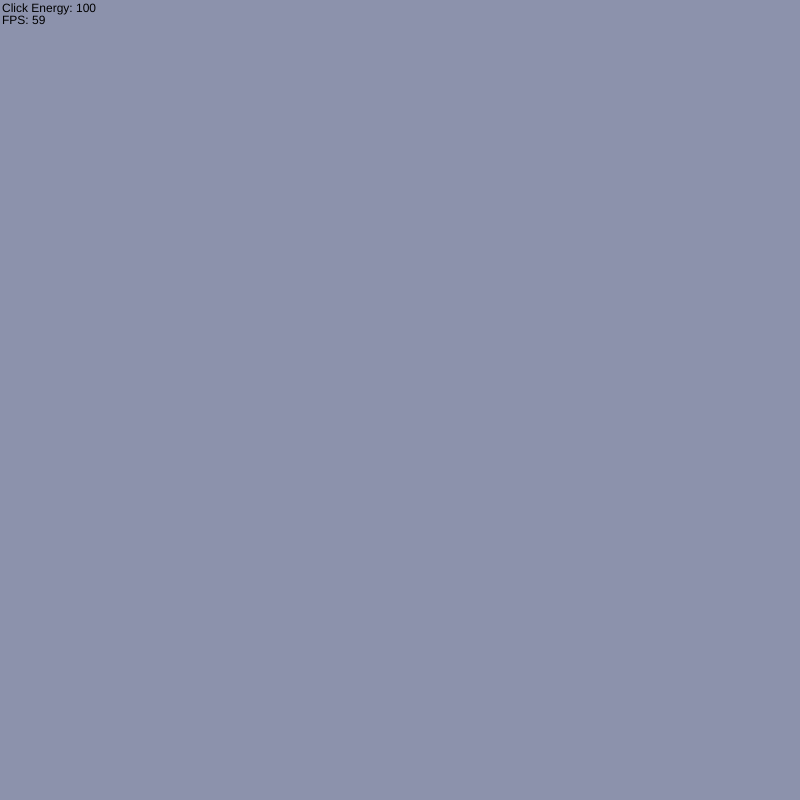
Frame 1 (no input)
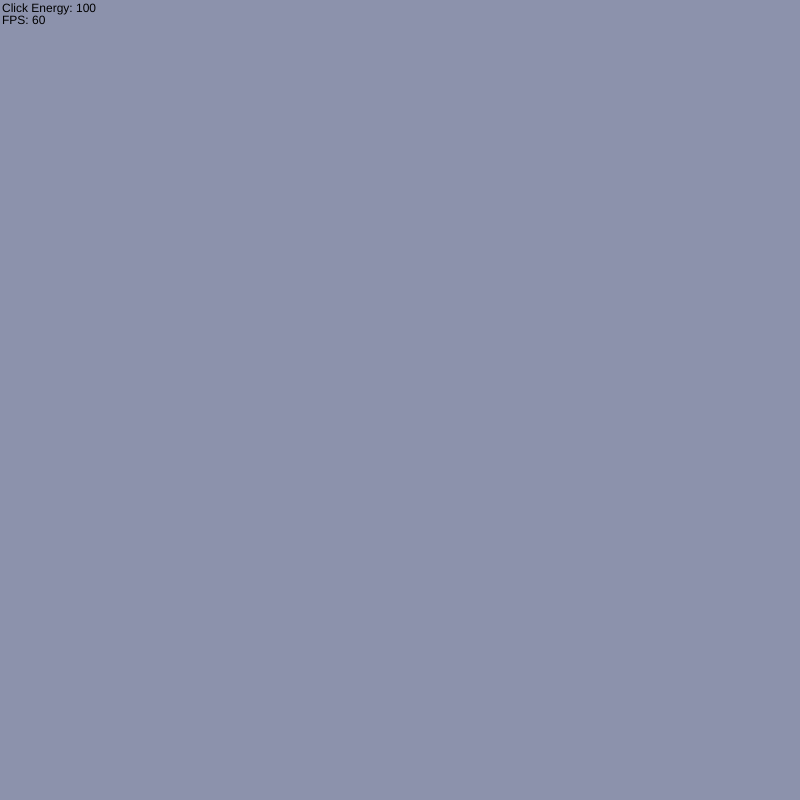
Frame 60 (no input)
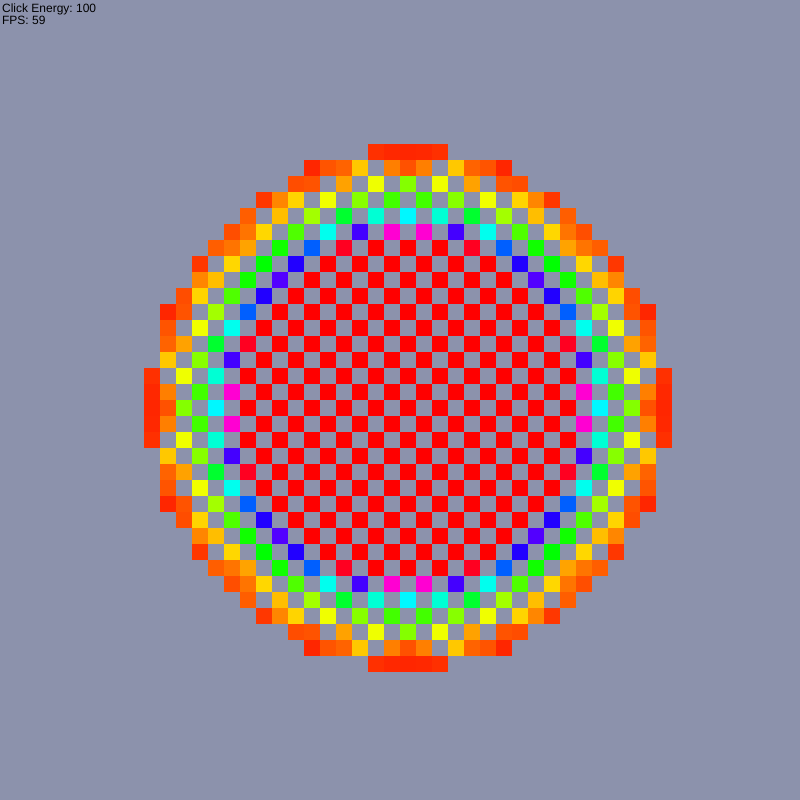
Frame 120 (the mouse pressed at the canvas centre since frame 60)

The p5.js sketch that drew these frames (run headless with seeded random() and noise() and a simulated clock; from frame 60 on, the mouse is pressed at the canvas centre):

// p5.js sketch
// ── sketch.js
let world;
let controlEnergy = 100;

function setup() {
  createCanvas(800, 800);
  frameRate(60);
  world = new World();
  noSmooth();
  noStroke();
  colorMode(HSB, 100);
}

function drawInfo() {
  fill(0);
  text("Click Energy: " + controlEnergy, 2, 12);
  text("FPS: " + int(frameRate()), 2, 24);
}

function mouseContorls() {
  if (mouseIsPressed) {
    const x = Math.floor(mouseX / (width / world.gridSize));
    const y = Math.floor(mouseY / (height / world.gridSize));
    world.add(x, y, controlEnergy);
  }
}

function draw() {
  world.draw();
  drawInfo();
  mouseContorls();
  world.update();
}

function keyPressed() {
  switch (key.toLowerCase()) {
    case "c":
    case "с":
      world.fill(0);
      break;
    case "r":
    case "к":
      world.fillRandom();
      break;
    case "p":
    case "з":
      world.pause();
      break;
  }
}

function mouseWheel(event) {
  controlEnergy -= event.delta / 100;
}
// ── World.js
class World {
    constructor(gridSize = 50) {
        this.gridSize = gridSize;
        this.rectSize = width / gridSize;
        this.buffer_size = gridSize * gridSize;
        this.buffer_new = new Array(this.buffer_size).fill(0);
        this.buffer_old = this.buffer_new.slice(); // slice used for copy an array
        this.paused = false;
        this.neighboursCoords = [+this.gridSize, -this.gridSize, +1, -1];
        this.magic = 0.04;
    }

    add(x, y, value) {
        this.buffer_new[x + this.gridSize * y] += value;
    }

    update() {
        if (this.paused) return;
        for (let i = 0; i < this.buffer_size; ++i) {
            const div = this.buffer_old[i] / this.neighboursCoords.length;
            if (div >= this.magic) {
                this.buffer_new[i] = 0;
                for (let coord of this.neighboursCoords) {
                    let index = i + coord;
                    if (index > this.buffer_size) index -= this.buffer_size;
                    else if (index < 0) index += this.buffer_size;
                    this.buffer_new[index] += div;
                }
            }
        }
        this.buffer_old = this.buffer_new.slice();
    }

    draw() {
        background("#8C92AC");
        for (let i = 0; i < this.buffer_size; ++i) {
            const value = this.buffer_new[i];
            if (value > 0) {
                const x = i % this.gridSize;
                const y = floor(i / this.gridSize);
                fill(value * 60, 100, 100);
                rect(
                    x * this.rectSize,
                    y * this.rectSize,
                    this.rectSize,
                    this.rectSize
                );
            }
        }
    }

    fill(value) {
        this.buffer_new.fill(value);
        this.buffer_old.fill(value);
    }

    fillRandom() {
        for (let i = 0; i < this.buffer_size; ++i) {
            this.buffer_new[i] = random(0.0, 2.0);
        }
        this.buffer_old = this.buffer_new.slice();
    }

    pause() {
        this.paused = !this.paused;
    }
}
